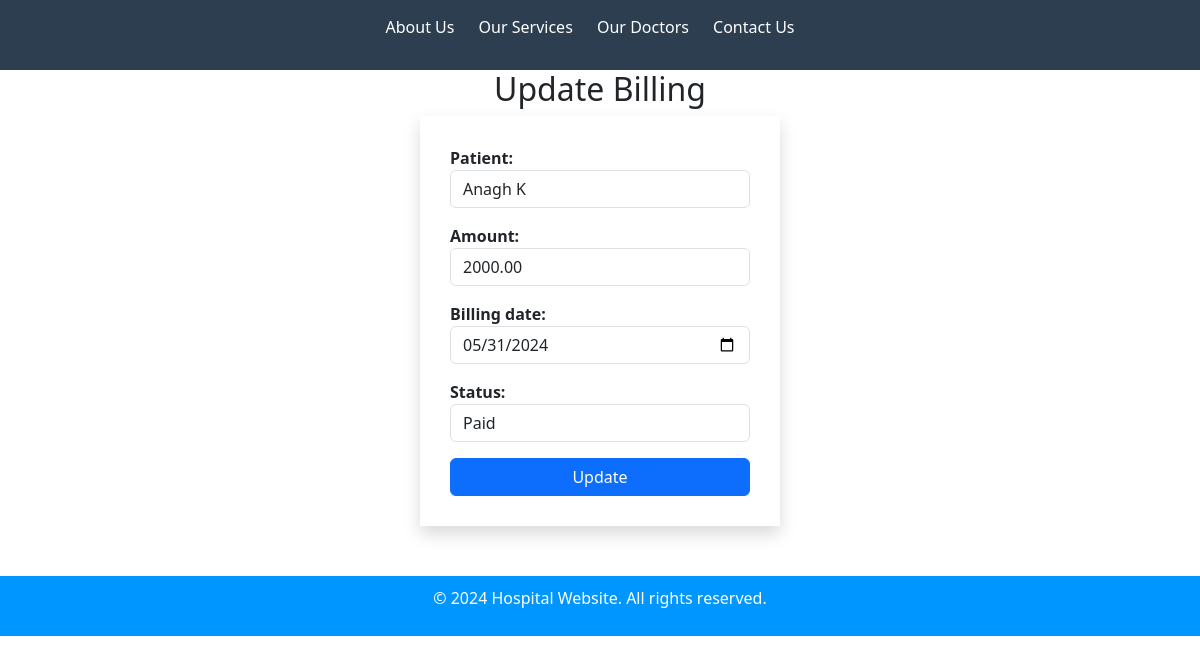
Page /pa-dashboard/update_billing/1/ on the committed database.
### ehospital_app/models.py (models this page shows, shortened)
class Billing(models.Model):
    patient = models.ForeignKey(Patient, on_delete=models.CASCADE)
    amount = models.DecimalField(max_digits=10, decimal_places=2)
    billing_date = models.DateField()
    status = models.CharField(max_length=20, choices=[('Paid', 'Paid'), ('Unpaid', 'Unpaid')])

### ehospital_app/views.py (the view)
# urls.py: path('update_billing/<int:billing_id>/', views.update_billing, name='update_billing'),
def update_billing(request, billing_id):
    billings = Billing.objects.get(id=billing_id)
    if request.method == 'POST':
        form = BillingForm(request.POST, instance=billings)
        if form.is_valid():
            form.save()
            return redirect('patient_dashboard')  # Redirect to a view that lists billing records
    else:
        form = BillingForm(instance=billings)
    return render(request, 'update_billing.html', {'form': form, 'billings': billings})

### ehospital_app/forms.py
class BillingForm(forms.ModelForm):
    class Meta:
        model = Billing
        fields = ['patient', 'amount', 'billing_date', 'status']
        widgets = {
            'patient': forms.Select(attrs={'class': 'form-control'}),
            'amount': forms.NumberInput(attrs={'class': 'form-control'}),
            'billing_date': forms.DateInput(attrs={'class': 'form-control', 'type': 'date'}),
            'status': forms.Select(attrs={'class': 'form-control'}),
        }

### ehospital_app/models.py (called while the page is built)
    def __str__(self):
        return '{}'.format(self.name)

### templates/update_billing.html (shortened to what this page needs)
 {% extends 'base.html'%}
{% load static %}
{% block content %}
 <h2 class="text-center">Update Billing</h2>
 <div class="container shadow" style="width : 30%; margin-bottom : 50px; padding: 30px">
        <form method="post">
            {{ form.as_p }}
            <button type="submit" class="btn btn-primary">Update</button>
        </form>
    </div>
  {% endblock %}

### static/css/style.css (style rules this page uses)
body { font-family: Arial, sans-serif; margin: 0; padding: 0; }
.container { width: 80%; margin: 0 auto; }
.btn { display: inline-block; padding: 10px 20px; background-color: #007bff; color: #fff; text-decoration: none; border-radius: 5px; }
label { display: block; font-weight: bold; }
button { display: block; width: 100%; padding: 10px; background-color: #007bff; color: #fff; border: none; border-radius: 5px; cursor: pointer; }
.container { width: 100%; height: 100%; }

### rows in the picture
Billing: patient "Anagh K", amount "2000.00", billing_date "05/31/2024", status "Paid"
